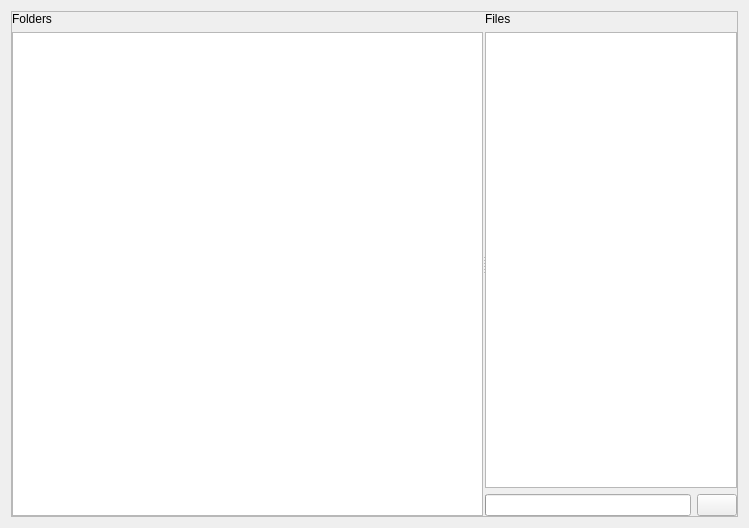
<?xml version="1.0" encoding="UTF-8"?>
<ui version="4.0">
 <class>Form</class>
 <widget class="QWidget" name="Form">
  <property name="geometry">
   <rect>
    <x>0</x>
    <y>0</y>
    <width>749</width>
    <height>528</height>
   </rect>
  </property>
  <property name="windowTitle">
   <string>Form</string>
  </property>
  <layout class="QVBoxLayout" name="verticalLayout_3">
   <item>
    <widget class="QSplitter" name="splitter">
     <property name="sizePolicy">
      <sizepolicy hsizetype="MinimumExpanding" vsizetype="MinimumExpanding">
       <horstretch>0</horstretch>
       <verstretch>0</verstretch>
      </sizepolicy>
     </property>
     <property name="frameShape">
      <enum>QFrame::StyledPanel</enum>
     </property>
     <property name="frameShadow">
      <enum>QFrame::Raised</enum>
     </property>
     <property name="midLineWidth">
      <number>1</number>
     </property>
     <property name="orientation">
      <enum>Qt::Horizontal</enum>
     </property>
     <property name="handleWidth">
      <number>2</number>
     </property>
     <widget class="QWidget" name="verticalLayoutWidget_2">
      <layout class="QVBoxLayout" name="verticalLayout_2" stretch="0,0">
       <property name="sizeConstraint">
        <enum>QLayout::SetMinimumSize</enum>
       </property>
       <item>
        <widget class="QLabel" name="label">
         <property name="text">
          <string>Folders</string>
         </property>
        </widget>
       </item>
       <item>
        <widget class="QTreeView" name="treeDirs">
         <property name="sizePolicy">
          <sizepolicy hsizetype="Preferred" vsizetype="Expanding">
           <horstretch>0</horstretch>
           <verstretch>0</verstretch>
          </sizepolicy>
         </property>
         <property name="alternatingRowColors">
          <bool>false</bool>
         </property>
         <property name="uniformRowHeights">
          <bool>true</bool>
         </property>
         <property name="sortingEnabled">
          <bool>true</bool>
         </property>
        </widget>
       </item>
      </layout>
     </widget>
     <widget class="QWidget" name="verticalLayoutWidget">
      <layout class="QVBoxLayout" name="verticalLayout" stretch="0,0,0">
       <item>
        <layout class="QHBoxLayout" name="horizontalLayout_2">
         <item>
          <widget class="QLabel" name="label_2">
           <property name="text">
            <string>Files</string>
           </property>
          </widget>
         </item>
        </layout>
       </item>
       <item>
        <widget class="QListView" name="listFiles">
         <property name="sizePolicy">
          <sizepolicy hsizetype="MinimumExpanding" vsizetype="MinimumExpanding">
           <horstretch>1</horstretch>
           <verstretch>0</verstretch>
          </sizepolicy>
         </property>
         <property name="sizeAdjustPolicy">
          <enum>QAbstractScrollArea::AdjustToContents</enum>
         </property>
         <property name="autoScroll">
          <bool>true</bool>
         </property>
         <property name="editTriggers">
          <set>QAbstractItemView::NoEditTriggers</set>
         </property>
         <property name="showDropIndicator" stdset="0">
          <bool>false</bool>
         </property>
         <property name="dragDropMode">
          <enum>QAbstractItemView::DragDrop</enum>
         </property>
         <property name="defaultDropAction">
          <enum>Qt::IgnoreAction</enum>
         </property>
         <property name="selectionMode">
          <enum>QAbstractItemView::ExtendedSelection</enum>
         </property>
         <property name="verticalScrollMode">
          <enum>QAbstractItemView::ScrollPerItem</enum>
         </property>
         <property name="horizontalScrollMode">
          <enum>QAbstractItemView::ScrollPerItem</enum>
         </property>
         <property name="isWrapping" stdset="0">
          <bool>true</bool>
         </property>
         <property name="resizeMode">
          <enum>QListView::Adjust</enum>
         </property>
         <property name="spacing">
          <number>20</number>
         </property>
         <property name="viewMode">
          <enum>QListView::IconMode</enum>
         </property>
         <property name="modelColumn">
          <number>0</number>
         </property>
         <property name="uniformItemSizes">
          <bool>false</bool>
         </property>
         <property name="wordWrap">
          <bool>true</bool>
         </property>
        </widget>
       </item>
       <item>
        <layout class="QHBoxLayout" name="horizontalLayout" stretch="0,0">
         <item>
          <widget class="QProgressBar" name="progressBarFiles">
           <property name="sizePolicy">
            <sizepolicy hsizetype="MinimumExpanding" vsizetype="Fixed">
             <horstretch>0</horstretch>
             <verstretch>0</verstretch>
            </sizepolicy>
           </property>
           <property name="maximum">
            <number>1</number>
           </property>
           <property name="value">
            <number>-1</number>
           </property>
           <property name="textVisible">
            <bool>false</bool>
           </property>
           <property name="orientation">
            <enum>Qt::Horizontal</enum>
           </property>
           <property name="format">
            <string/>
           </property>
          </widget>
         </item>
         <item>
          <widget class="QPushButton" name="pushButton">
           <property name="sizePolicy">
            <sizepolicy hsizetype="Fixed" vsizetype="Fixed">
             <horstretch>0</horstretch>
             <verstretch>0</verstretch>
            </sizepolicy>
           </property>
           <property name="focusPolicy">
            <enum>Qt::NoFocus</enum>
           </property>
           <property name="text">
            <string/>
           </property>
          </widget>
         </item>
        </layout>
       </item>
      </layout>
     </widget>
    </widget>
   </item>
  </layout>
 </widget>
 <resources/>
 <connections/>
</ui>
